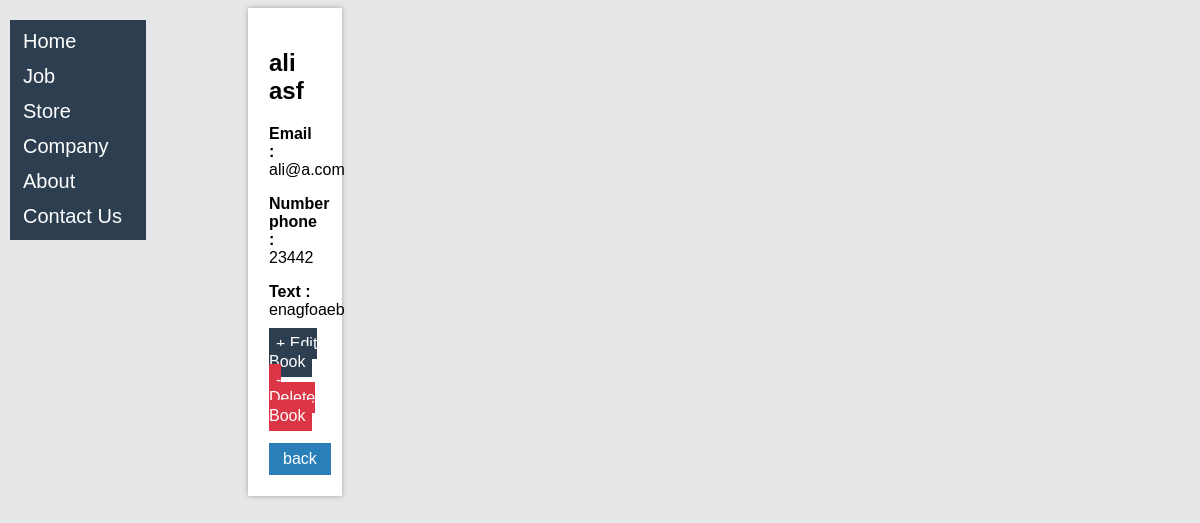
The page /company/job/8/ on the database its author committed.
### Company/models.py (models this page shows, shortened)
class Job(models.Model):
    first_name = models.CharField(max_length=10)
    last_name = models.CharField(max_length=30)
    email = models.EmailField()
    phone_number = models.IntegerField()
    text = models.TextField()

### Company/views.py (the view)
# urls.py: path('job/<int:pk>/', job_details.as_view(), name='job_details'),
class job_details(DeleteView):
    model = Job
    template_name = 'job_detile.html'
    context_object_name = 'job_details'

### templates/job_detile.html
{% extends 'base.html' %}
{% block content %}
<div class="main">
    <div class="border_text_list">
        <h2>
            {{job_details.first_name}} {{job_details.last_name}}
        </h2>
        <p>
            <b>Email : </b>{{job_details.email}}
        </p>
        <p>
            <b>Number phone : </b>{{job_details.phone_number}}
        </p>
        <p>
            <b>Text : </b>{{job_details.text}}
        </p>
        <a href="{% url 'job_update' job_details.pk %}" class="button">+ Edit Book</a>
        <a class="button_back" href="{% url 'job_delete_urls' job_details.pk %}">- Delete Book</a>
        <br>
        <br>
        <button class="button_back_details" type="button">
            <a class="button_back_details" href="{% url 'job_list' %}">back</a>
        </button>
    </div>
</div>
{% endblock content %}

### static/css/web_style.css (style rules this page uses)
.main { margin-left: 240px; }
.button { text-decoration: none; background-color: #2C3E50; color: white; border: none; padding: 7px; font-size: 16px; }
.button_back { text-decoration: none; background-color: #DC3545; color: white; border: none; padding: 7px; font-size: 16px; }
.button_back_details { text-decoration: none; background-color: #2980B9; color: white; border: none; padding: 7px; font-size: 16px; }
.border_text_list { border: 1px solid #FFFFFF; margin-right: 850px; padding:20px; box-shadow: 0px 0 5px rgba(0, 0, 0, 0.3); background-color:#FFFFFF; }

### rows shown on the page
Job: first_name "ali", last_name "asf", email "ali@a.com", phone_number "23442", text "enagfoaeb"
